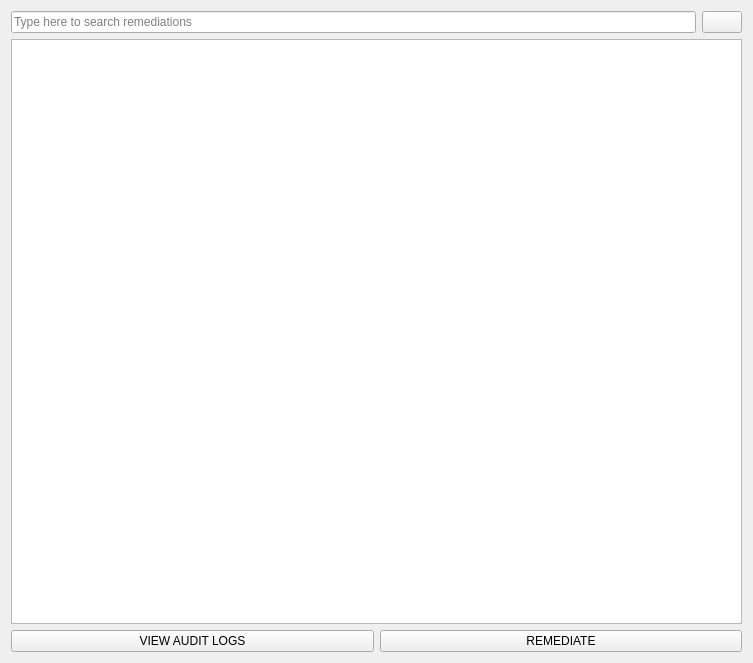
<?xml version="1.0" encoding="UTF-8"?>
<ui version="4.0">
 <class>remediation_select_page</class>
 <widget class="QWidget" name="remediation_select_page">
  <property name="geometry">
   <rect>
    <x>0</x>
    <y>0</y>
    <width>753</width>
    <height>663</height>
   </rect>
  </property>
  <property name="windowTitle">
   <string>Form</string>
  </property>
  <layout class="QVBoxLayout" name="verticalLayout">
   <item>
    <layout class="QHBoxLayout" name="bar_top">
     <item>
      <widget class="QLineEdit" name="search_bar">
       <property name="inputMask">
        <string/>
       </property>
       <property name="text">
        <string/>
       </property>
       <property name="frame">
        <bool>true</bool>
       </property>
       <property name="placeholderText">
        <string>Type here to search remediations</string>
       </property>
      </widget>
     </item>
     <item>
      <widget class="QPushButton" name="filter_btn">
       <property name="text">
        <string/>
       </property>
       <property name="icon">
        <iconset theme="QIcon::ThemeIcon::ImageLoading"/>
       </property>
      </widget>
     </item>
    </layout>
   </item>
   <item>
    <widget class="QListWidget" name="remediation_select_display"/>
   </item>
   <item>
    <layout class="QHBoxLayout" name="bar_bottom">
     <item>
      <widget class="QPushButton" name="view_logs_btn">
       <property name="text">
        <string>VIEW AUDIT LOGS</string>
       </property>
      </widget>
     </item>
     <item>
      <widget class="QPushButton" name="remediate_btn">
       <property name="text">
        <string>REMEDIATE</string>
       </property>
      </widget>
     </item>
    </layout>
   </item>
  </layout>
 </widget>
 <resources/>
 <connections/>
</ui>
